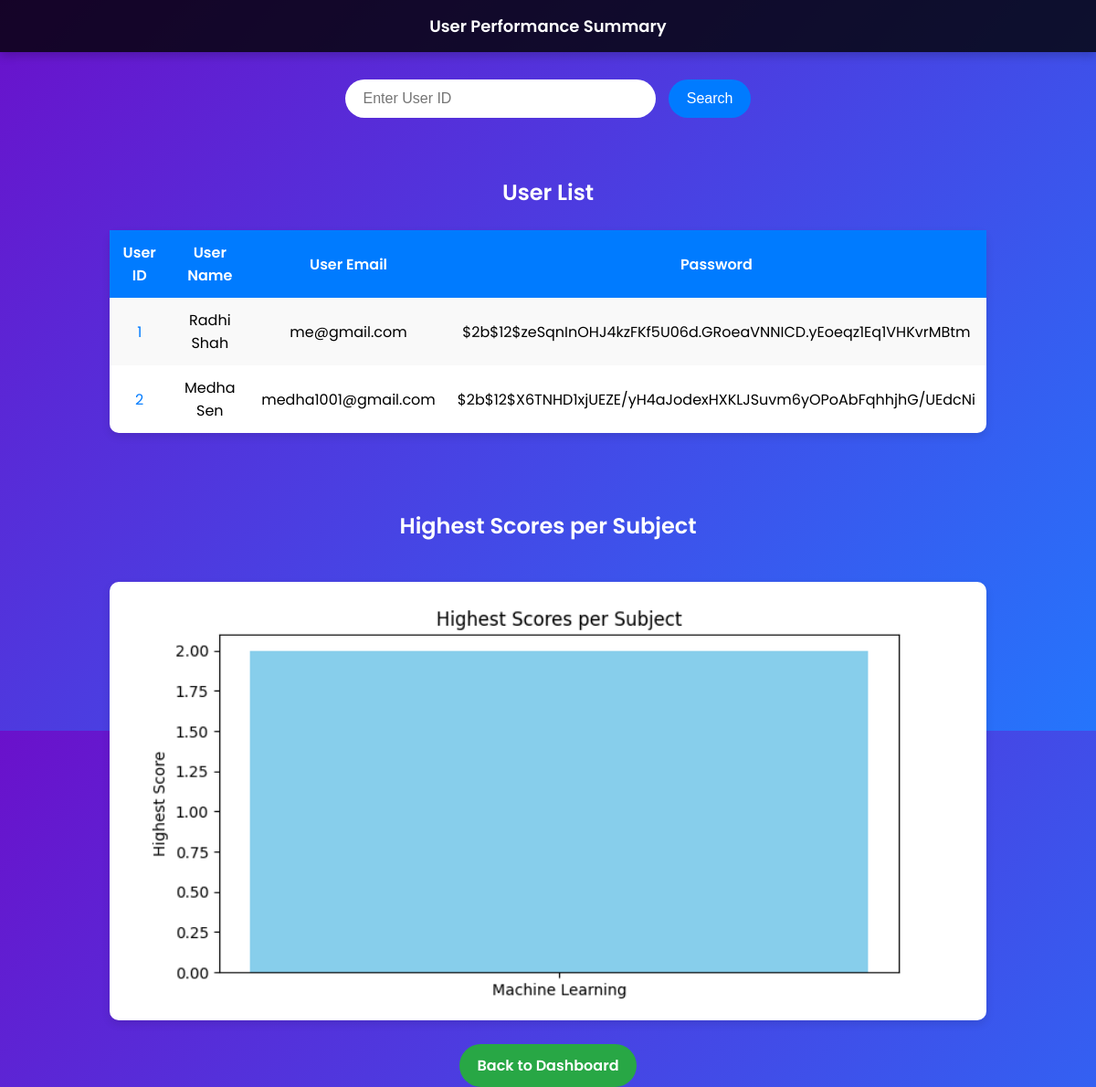
Page /summary on the committed database.
### models/models.py (models this page shows, shortened)
class User(db.Model):
    id =db.Column(db.Integer, primary_key=True)
    username=db.Column(db.String(100), unique=True, nullable=False)
    password=db.Column(db.String(100), nullable=False)
    full_name=db.Column(db.String(100), nullable=False)
    qualification=db.Column(db.String(100))
    dob=db.Column(db.Date)
    scores = db.relationship('Scores', backref='user', lazy=True)

### app.py (the view)
@app.route('/summary', methods=['GET', 'POST'])
def summary():
    search_query = request.form.get('user_id')
    if search_query:
        user = User.query.filter_by(id=search_query).first()
        if user:
            return redirect(url_for('user_summary', user_id=user.id))
        else:
            flash('User not found!', 'error')
    users = User.query.all()
    highest_scores = db.session.query(
        Subject.name.label('subject_name'),
        db.func.max(Scores.total_scored).label('highest_score')
    ).join(Quiz, Scores.quiz_id == Quiz.id) \
     .join(Chapter, Quiz.chapter_id == Chapter.id) \
     .join(Subject, Chapter.subject_id == Subject.id) \
     .group_by(Subject.name).all()
    chart_image = generate_chart_image(highest_scores)
    return render_template('summary.html', users=users, highest_scores=highest_scores, chart_image=chart_image)

### app.py (called while the page is built)
def generate_chart_image(highest_scores):
    fig, ax = plt.subplots(figsize=(8, 4))
    subjects = [record.subject_name for record in highest_scores]
    scores = [record.highest_score for record in highest_scores]
    ax.bar(subjects, scores, color='skyblue')
    ax.set_xlabel('')
    ax.set_ylabel('Highest Score')
    ax.set_title('Highest Scores per Subject')
    img = io.BytesIO()
    fig.savefig(img, format='png')
    img.seek(0)
    img_base64 = base64.b64encode(img.getvalue()).decode('utf-8')
    return img_base64

### templates/summary.html (shortened to what this page needs)
<!DOCTYPE html>
<html lang="en">
<head>
    <link rel="stylesheet" href="{{ url_for('static', filename='css/summary.css') }}">
</head>
<body>
<div class="navbar">
    <a href="{{ url_for('summary') }}" class="nav-link"> User Performance Summary</a>
</div>
<div class="search-container">
    <form method="POST" action="{{ url_for('summary') }}">
        <input type="text" name="user_id" placeholder="Enter User ID" required class="search-input">
        <button type="submit" class="search-button">Search</button>
    </form>
</div>
<div class="table-container">
    <h3>User List</h3>
    <table>
        <thead>
            <tr>
                <th>User ID</th>
                <th>User Name</th>
                <th>User Email</th>
                <th>Password</th>
            </tr>
        </thead>
        <tbody>
            {% for user in users %}
                <tr>
                    <td><a href="{{ url_for('user_summary', user_id=user.id) }}">{{ user.id }}</a></td>
                    <td>{{ user.full_name }}</td>
                    <td>{{ user.username }}</td>
                    <td>{{ user.password }}</td>
                </tr>
            {% endfor %}
        </tbody>
    </table>
</div>
<div class="chart-container">
    <h3>Highest Scores per Subject</h3>
    <img alt="Highest Scores Chart" class="chart-image">
</div>
<div class="back-button-container">
    <a href="{{ url_for('admin_dashboard') }}" class="back-button">Back to Dashboard</a>
</div>
</body>
</html>

### static/css/summary.css (style rules this page uses)
body { font-family: 'Poppins', sans-serif; background: linear-gradient(135deg, #6a11cb 0%, #2575fc 100%); color: #fff; margin: 0; padding: 0; height: 100vh; display: flex; flex-direction: column; justify-content: space-between; }
.navbar { background-color: rgba(0, 0, 0, 0.8); padding: 15px 0; box-shadow: 0 4px 10px rgba(0, 0, 0, 0.2); text-align: center; }
.navbar .nav-link { color: #fff; text-decoration: none; font-size: 18px; font-weight: 600; }
.search-container { text-align: center; margin-top: 30px; }
.search-input { width: 300px; padding: 12px 20px; font-size: 16px; border-radius: 30px; border: none; outline: none; margin-right: 10px; }
.search-button { background-color: #007bff; border: none; color: #fff; font-size: 16px; padding: 12px 20px; border-radius: 30px; cursor: pointer; transition: background-color 0.3s ease; }
.table-container { margin-top: 40px; text-align: center; }
.table-container h3 { font-size: 24px; font-weight: 600; color: #fff; }
table { width: 80%; margin: 20px auto; border-collapse: collapse; color: black; background-color: #fff; border-radius: 10px; box-shadow: 0 4px 10px rgba(0, 0, 0, 0.1); }
table th, table td { padding: 12px; text-align: center; }
table th { background-color: #007bff; color: #fff; font-weight: 600; }
table tr:nth-child(odd) { background-color: #f9f9f9; }
table a { color: #007bff; text-decoration: none; }
.chart-container { text-align: center; margin-top: 40px; }
.chart-container h3 { font-size: 24px; font-weight: 600; color: #fff; }
.chart-image { width: 80%; border-radius: 10px; box-shadow: 0 4px 10px rgba(0, 0, 0, 0.1); margin-top: 20px; }
.back-button-container { text-align: center; margin-top: 30px; }
.back-button { background-color: #28a745; color: white; padding: 12px 20px; border-radius: 30px; text-decoration: none; font-size: 16px; font-weight: 600; transition: background-color 0.3s ease; }

### rows in the picture
User: id "1", full_name "Radhi Shah", username "me@gmail.com", password "$2b$12$zeSqnInOHJ4kzFKf5U06d.GRoeaVNNICD.yEoeqz1Eq1VHKvrMBtm"
User: id "2", full_name "Medha Sen", username "medha1001@gmail.com", password "$2b$12$X6TNHD1xjUEZE/yH4aJodexHXKLJSuvm6yOPoAbFqhhjhG/UEdcNi"
